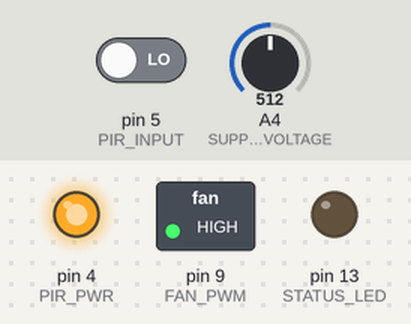
Recording of a sketch running on a simulated Arduino Uno, built with avr-gcc and run on an emulated ATmega328P. Shown: switched loads named in the sketch (green lamp = pin HIGH), output pins drawn as LEDs (lit = HIGH). Inputs (shaded band) come from the test bench; at power-on: pin 5 (PIR_INPUT) LOW, A4 (SUPPLY_VOLTAGE) = 512. At 32.2 s the program stops and its outputs stay as they are.

Above: at 0.1 s.
At 32.1 s:
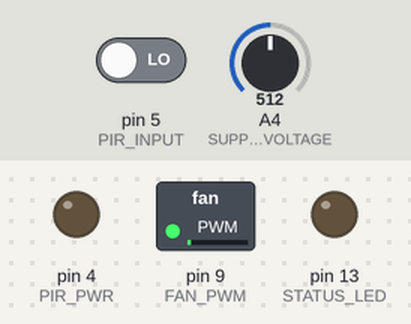
Timing chart, 0 to 33.6 s (numbered marks = the images above):
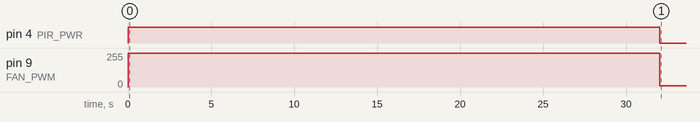

Measured:
- by itself, pin 4 (PIR_PWR): HIGH → LOW at 32.0 s
- by itself, pin 9 (FAN_PWM): 0/255 → 255/255 at 0.00 s, → 10/255 32.0 s later

The sketch:

nano_Air_Cleaner_Motion.ino
```cpp
/// Air Cleaner Assistant v1.3
/// Motion sensor with PWM fan control and battery monitoring
/// Stede Bonnett 2016-08-12
/// CC-BY-SA 3.0
// This assumes an Arduino nano v3 compatible controller. A JeeNode, ProMmini, or Uno will work.
// HC-SR501 PIR is cheap and good and available. Works at 5-20V or you can apply +3V3 to the 'H' pin of the trigger header to bypass its regulator.
// Adjust the sensitivity as needed and set the PIR time delay to a few seconds (nearly full CCW).
// If you are driving a PWM controlled (4-pin) computer fan you can connect the control pin directly to the fan (or use a 1k resistor in line if you are paranoid).
// This lets you power the fan directly from the supply. Otherwise you need to drive a MOSFET (say a BS170) and keep the peak current in mind (500mA in that case).
// If running on battery and you need to minimize current after battery cutoff you will need to use a MOSFET for the FAN_ENABLE function with 4-pin fans or you can
// rely on the PWM MOSFET with 2/3-pin fans.
// A voltage divider lets you monitor the power source. 220k/100k works well.
// You should put a 100nF cap across the 100k resistor or use smaller values (less than 50k total) to prevent error in the ADC readings.

#include <avr/power.h>
#include <LowPower.h> // https://github.com/rocketscream/Low-Power
#include <Timer.h> // https://github.com/JChristensen/Timer

#define PWM_TIMER 300000    // 5*60*1000 = 5 minutes. We get better timing control in software vs trying to set the trim pot
#define PWM_TRIGGERED 159   // %= .+1/256
#define PWM_DEFAULT 255   // default speed. There are power savings if you make this 255

//#define FAN_ENABLE 8    // If not defined we will use faux-low-power mode. You should still set this for non-PWM fans if using the battery feature.
#define PWM_TIMER2_OFF
//#define FAN_PWM 3   // 'Timer 2' for 328p on pin 11 and 3
#define FAN_PWM 9   // 'Timer 1' for 328p on pin 9 and 10

#define PIR_PWR 4   // we are powering the PIR from a pin for more flexibility
#define PIR_INPUT 5   // comment this out and it will skip the PIR code
#define PIR_GND 6   // we are powering the PIR from a pin for more flexibility

#define SUPPLY_VOLTAGE A4   // voltage divider +Vss > 220k > pin > 100k > GND
#define SUPPLY_CUTOFF 108   // Set this to 0 to disable [minimum 108 for 3S LiPoly, 116 for 6S lead-acid (AGM)]

#define STATUS_LED 13   // the nano has an LED on 13
//#define DEBUG   // Serial debug

#ifdef DEBUG
 #define DEBUG_SETUP      Serial.begin(57600)
 #define DEBUG_PRINT(x)   Serial.print (x)
 #define DEBUG_PRINTLN(x) Serial.println (x)
 #define DEBUG_DELAY      delay(10)
#else
 #define DEBUG_SETUP      power_usart0_disable()
 #define DEBUG_PRINT(x)
 #define DEBUG_PRINTLN(x)
 #define DEBUG_DELAY
#endif

Timer t;

int decayTimer;
int motion = 0;
int battery;
byte fanspeed = 255;

void setup() {
#ifdef PWM_TIMER2_OFF
    power_timer2_disable();
#else
    TCCR2B = TCCR2B & 0b11111000 | 0x01; // Timer 2 divisor of 1 = (16MHz/1/256)/2 (phase correct) = 31.25kHz PWM frequency. Intel spec for fans is 22-28kHz, BTW.
#endif
    TCCR1B = TCCR1B & 0b11111000 | 0x01; // Timer 1 divisor of 1 = (16MHz/1/256)/2 (phase correct) = 31.25kHz PWM frequency. Intel spec for fans is 22-28kHz, BTW.

    power_twi_disable();
    power_spi_disable();

    DEBUG_SETUP;
    DEBUG_PRINTLN("Running...");

#ifdef FAN_ENABLE
    DEBUG_PRINT("Fan enable on pin ");
    DEBUG_PRINTLN(FAN_ENABLE);
    pinMode(FAN_ENABLE, OUTPUT);
#endif
    pinMode(FAN_PWM, OUTPUT);
#ifdef PIR_INPUT
    pinMode(PIR_PWR, OUTPUT);
    pinMode(PIR_INPUT, INPUT);
    pinMode(PIR_GND, OUTPUT);
    digitalWrite(PIR_GND, LOW);
    digitalWrite(PIR_PWR, HIGH);    // PIR ON
    t.after(30*1000, enablepir);
#endif
    pinMode(SUPPLY_VOLTAGE, INPUT);
    pinMode(STATUS_LED, OUTPUT);


}

void loop() {
    t.update(); // this checks for any timed operations that may be due
    int supply = map(analogRead(SUPPLY_VOLTAGE), 0, 1023, 0, 160);
    DEBUG_PRINT("voltage: ");
    DEBUG_PRINTLN(supply);
    if (supply < SUPPLY_CUTOFF) {   // my voltage divider is 16V=5V, this smoothes the value and makes it human readable
        DEBUG_PRINT("low voltage #");
        DEBUG_PRINTLN(battery);
        if (++battery > 32) {   // below battery voltage 32 times? Shut it down! (requires HW reset or power cycle)
            digitalWrite(STATUS_LED, LOW);
#ifdef PIR_INPUT
            digitalWrite(PIR_PWR, LOW);    // PIR OFF
#endif
            DEBUG_DELAY;    // give it some time to flush everything
#ifdef FAN_ENABLE
            analogWrite(FAN_PWM, 0);
            digitalWrite(FAN_ENABLE, LOW);
            LowPower.powerDown(SLEEP_FOREVER, ADC_OFF, BOD_OFF);
#else
            analogWrite(FAN_PWM, 10);   // lower values may be ignored by some fans
            while (1) {
              delay(100);
            }
#endif
        }
    }

#ifdef PIR_INPUT
    if ( (digitalRead(PIR_INPUT) == HIGH) && motion ) {
        DEBUG_PRINTLN("motion");
        fanspeed = PWM_TRIGGERED;
        digitalWrite(STATUS_LED, HIGH);
        t.stop(decayTimer);
        decayTimer = t.after(PWM_TIMER, timeout); // 5 minutes
    }
#endif

    analogWrite(FAN_PWM, fanspeed);
#ifdef FAN_ENABLE
    if (fanspeed > 0) {
      digitalWrite(FAN_ENABLE, HIGH);
    }
    else {
      digitalWrite(FAN_ENABLE, LOW);
    }
#endif

    if (fanspeed == 255 || fanspeed == 0) {
      DEBUG_DELAY;    // give it some time to flush everything
      LowPower.powerDown(SLEEP_1S, ADC_ON, BOD_OFF);
      extern volatile unsigned long timer0_millis;
      timer0_millis += 1000;
    }
    else {
      delay(1000);
    }
}

void timeout() {
    DEBUG_PRINTLN("timeout");
    fanspeed = PWM_DEFAULT;
    digitalWrite(STATUS_LED, LOW);
}

void enablepir() { // the PIR is not stable when first powered up, call this after a reasonable delay.
    DEBUG_PRINTLN("PIR enabled");
    motion = 1;
}
```
